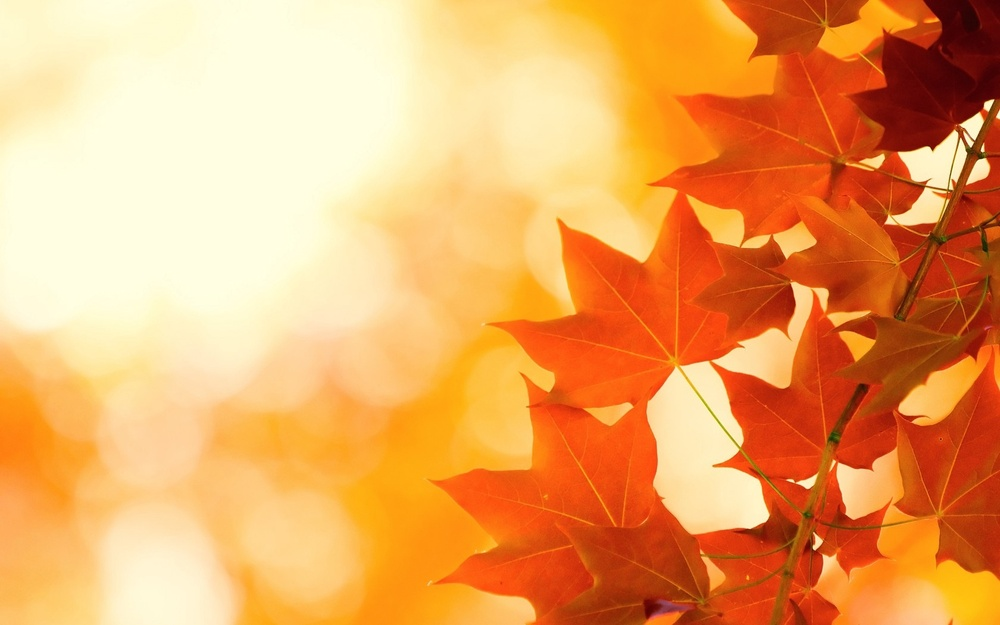
#> input picture ML/Img features extraction/images/demo1.jpg, 1000 x 625 px, shrunk from 1680 x 1050 before the run
$ python color-features.py
#> lines starting #> are read from the running program, lines starting #| are printed output that depends on the picture; after the words box and inside, x2 and y2 are one past the last pixel; in counts of white or black regions, pixels touching at a corner belong together
"""
Code link for RealPython article with minimal commentary.
Author: Rebecca Stone @ysbecca
"""
#https://realpython.com/python-opencv-color-spaces/

import cv2
import numpy as np

import matplotlib.pyplot as plt
from matplotlib import colors

from mpl_toolkits.mplot3d import Axes3D  # noqa
from matplotlib.colors import hsv_to_rgb

# To get a list of all the possible colour conversions

flags = [i for i in dir(cv2) if i.startswith("COLOR_")]
print(len(flags), "flags total:")

print(flags[40])

# Let's look at our fish image

nemo = cv2.imread("./images/demo1.jpg")
#> nemo is the input picture: shape (625, 1000, 3); mean B, G, R 97.8, 164.8, 236.6
plt.imshow(nemo)
plt.show()

# OpenCV by default opens images in BGR color space

nemo = cv2.cvtColor(nemo, cv2.COLOR_BGR2RGB)

plt.imshow(nemo)
plt.show()

# Plotting the image on 3D plot

r, g, b = cv2.split(nemo)
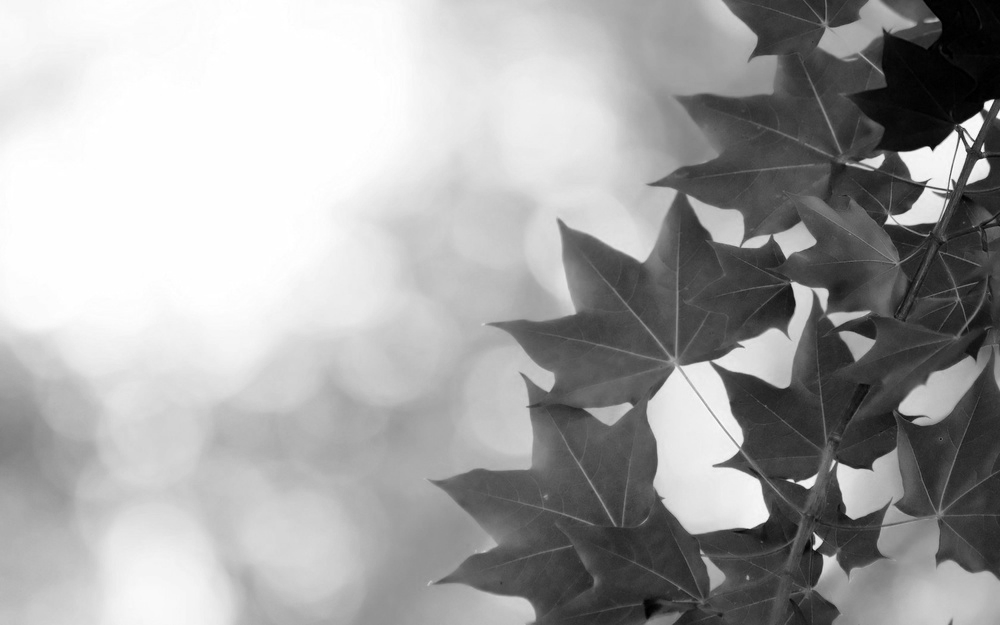
#> g: shape (625, 1000); min 0, max 255, mean 164.8
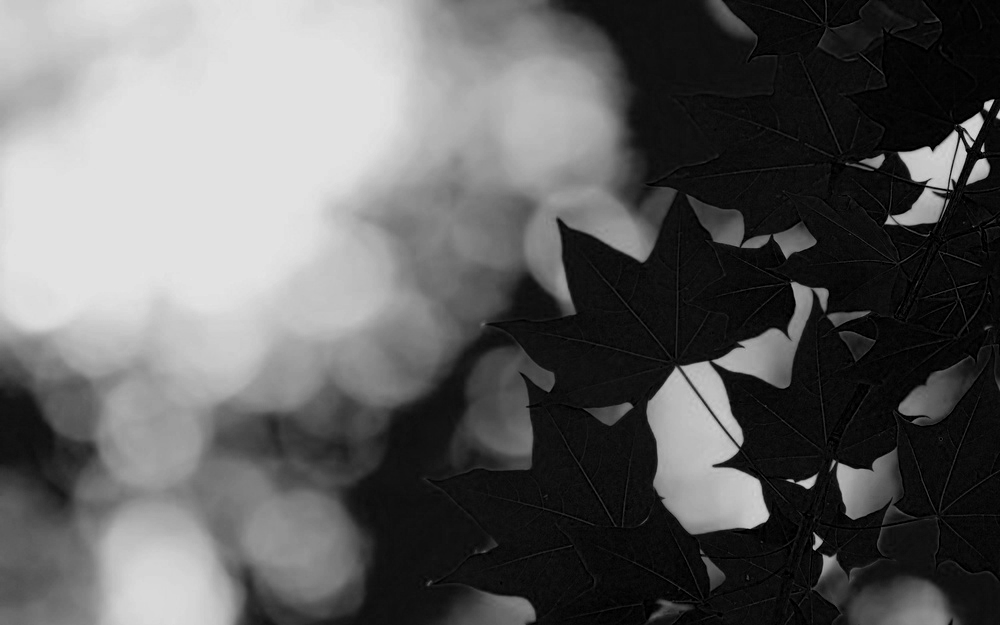
#> b: shape (625, 1000); min 0, max 228, mean 97.8

fig = plt.figure()
axis = fig.add_subplot(1, 1, 1, projection="3d")
pixel_colors = nemo.reshape((np.shape(nemo)[0] * np.shape(nemo)[1], 3))
norm = colors.Normalize(vmin=-1.0, vmax=1.0)
norm.autoscale(pixel_colors)
pixel_colors = norm(pixel_colors).tolist()
#> pixel_colors = 625000 items

axis.scatter(
    r.flatten(), g.flatten(), b.flatten(), facecolors=pixel_colors, marker="."
)
axis.set_xlabel("Red")
axis.set_ylabel("Green")
axis.set_zlabel("Blue")
plt.show()

hsv_nemo = cv2.cvtColor(nemo, cv2.COLOR_RGB2HSV)
#> hsv_nemo: shape (625, 1000, 3); mean H, S, V 18.1, 156, 236.6

h, s, v = cv2.split(hsv_nemo)
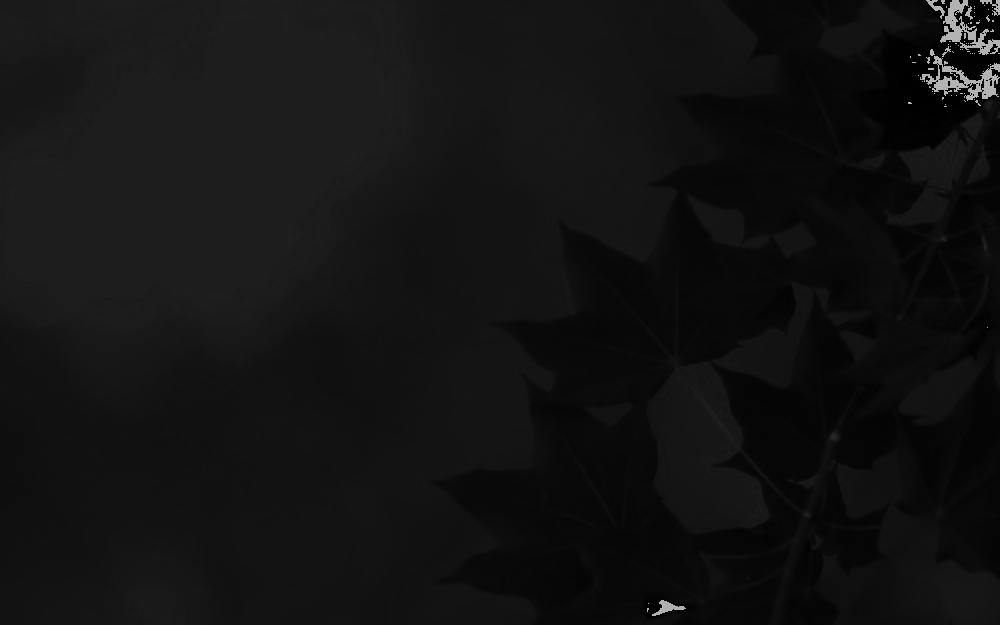
#> h: shape (625, 1000); min 0, max 179, mean 18.1
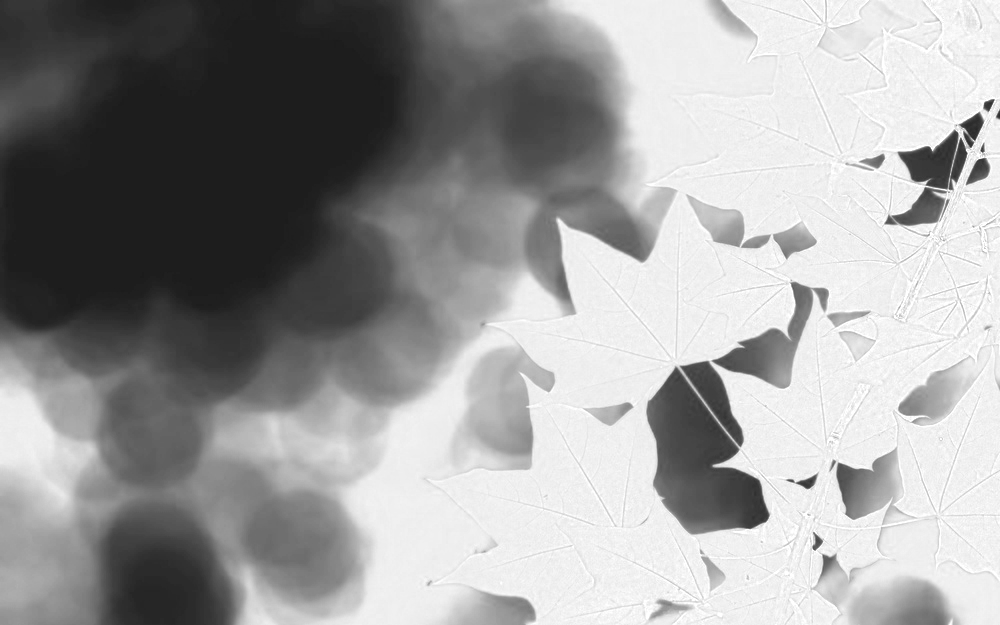
#> s: shape (625, 1000); min 27, max 255, mean 156

fig = plt.figure()
axis = fig.add_subplot(1, 1, 1, projection="3d")

axis.scatter(
    h.flatten(), s.flatten(), v.flatten(), facecolors=pixel_colors, marker="."
)
axis.set_xlabel("Hue")
axis.set_ylabel("Saturation")
axis.set_zlabel("Value")
plt.show()

light_orange = (1, 190, 200)
dark_orange = (18, 255, 255)

# Normalise to 0 - 1 range for viewing

lo_square = np.full((10, 10, 3), light_orange, dtype=np.uint8) / 255.0
do_square = np.full((10, 10, 3), dark_orange, dtype=np.uint8) / 255.0

plt.subplot(1, 2, 1)
plt.imshow(hsv_to_rgb(do_square))
plt.subplot(1, 2, 2)
plt.imshow(hsv_to_rgb(lo_square))
plt.show()

# Segment Nemo using inRange() function

mask = cv2.inRange(hsv_nemo, light_orange, dark_orange)
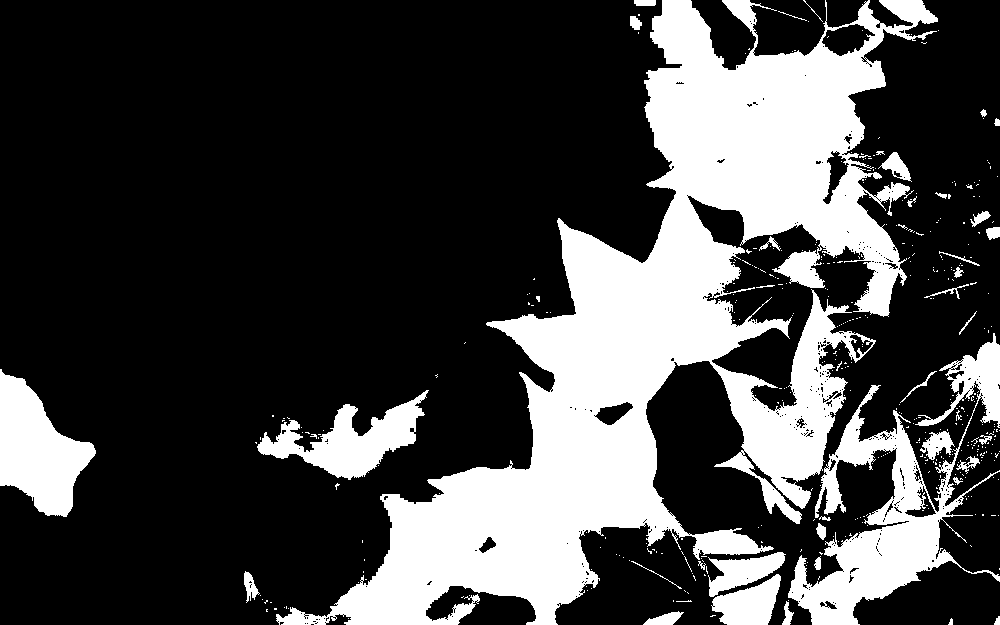
#> mask: shape (625, 1000); 27% white; 427 white regions (387 under 20 px), largest, box (x1, y1, x2, y2) and area: (276, 0, 938, 625) 128985, (788, 333, 1000, 625) 17699, (0, 369, 96, 517) 7952

# Bitwise-AND mask and original image

result = cv2.bitwise_and(nemo, nemo, mask=mask)

# Convert back to RGB in order to plot using `matplotlib.pyplot`

plt.subplot(1, 2, 1)
plt.imshow(mask, cmap="gray")
plt.subplot(1, 2, 2)
plt.imshow(result)
plt.show()

light_white = (0, 0, 200)
dark_white = (145, 60, 255)

lw_square = np.full((10, 10, 3), light_white, dtype=np.uint8) / 255.0
dw_square = np.full((10, 10, 3), dark_white, dtype=np.uint8) / 255.0

plt.subplot(1, 2, 1)
plt.imshow(hsv_to_rgb(lw_square))
plt.subplot(1, 2, 2)
plt.imshow(hsv_to_rgb(dw_square))
plt.show()
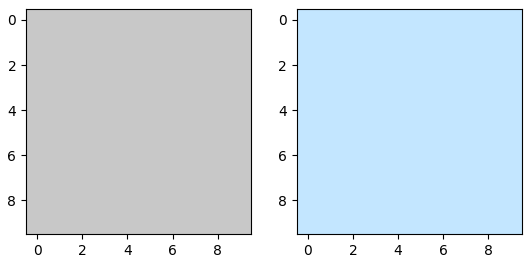
#> figure drawn by matplotlib, 2 panels

mask_white = cv2.inRange(hsv_nemo, light_white, dark_white)
#> mask_white: shape (625, 1000); 21% white; 62 white regions (49 under 20 px), largest, box (x1, y1, x2, y2) and area: (0, 0, 420, 370) 121196, (112, 542, 218, 625) 7160, (908, 133, 957, 186) 1225
result_white = cv2.bitwise_and(nemo, nemo, mask=mask_white)

plt.subplot(1, 2, 1)
plt.imshow(mask_white, cmap="gray")
plt.subplot(1, 2, 2)
plt.imshow(result_white)
plt.show()

final_mask = mask + mask_white
#> final_mask: shape (625, 1000); 48% white; 489 white regions (436 under 20 px), largest, box (x1, y1, x2, y2) and area: (276, 0, 938, 625) 128985, (0, 0, 420, 370) 121196, (788, 333, 1000, 625) 17699

final_result = cv2.bitwise_and(nemo, nemo, mask=final_mask)

plt.subplot(1, 2, 1)
plt.imshow(final_mask, cmap="gray")
plt.subplot(1, 2, 2)
plt.imshow(final_result)
plt.show()

blur = cv2.GaussianBlur(final_result, (7, 7), 0)
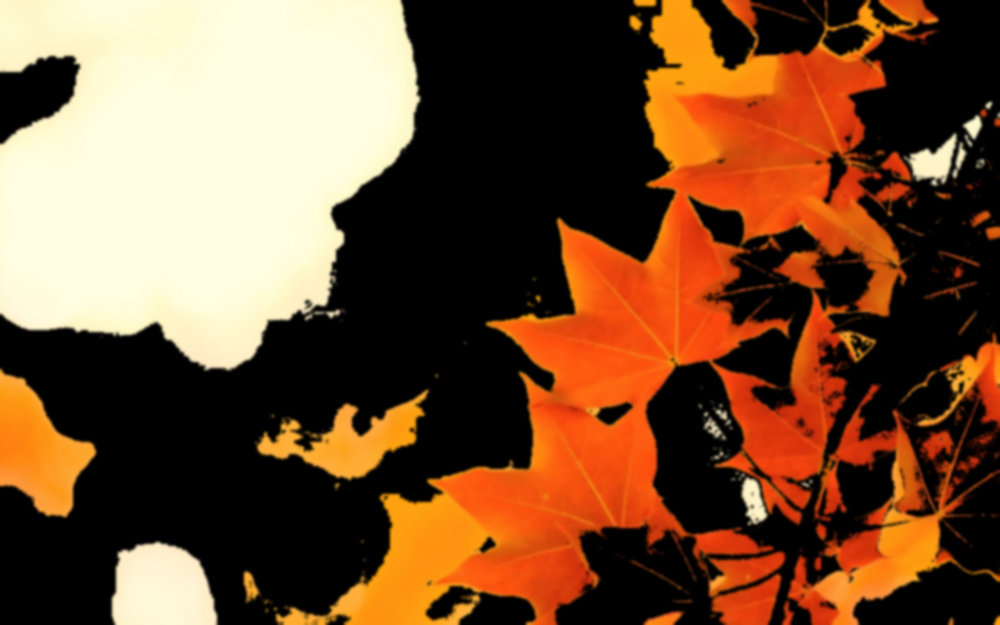
#> blur: shape (625, 1000, 3); mean R, G, B 117.5, 79.7, 51

plt.imshow(blur)
plt.show()

# Generalising the segmentation

path = "./images/nemo"

nemos_friends = []
for i in range(6):
#> (the run stopped early here; a loop or call above may not have finished)
